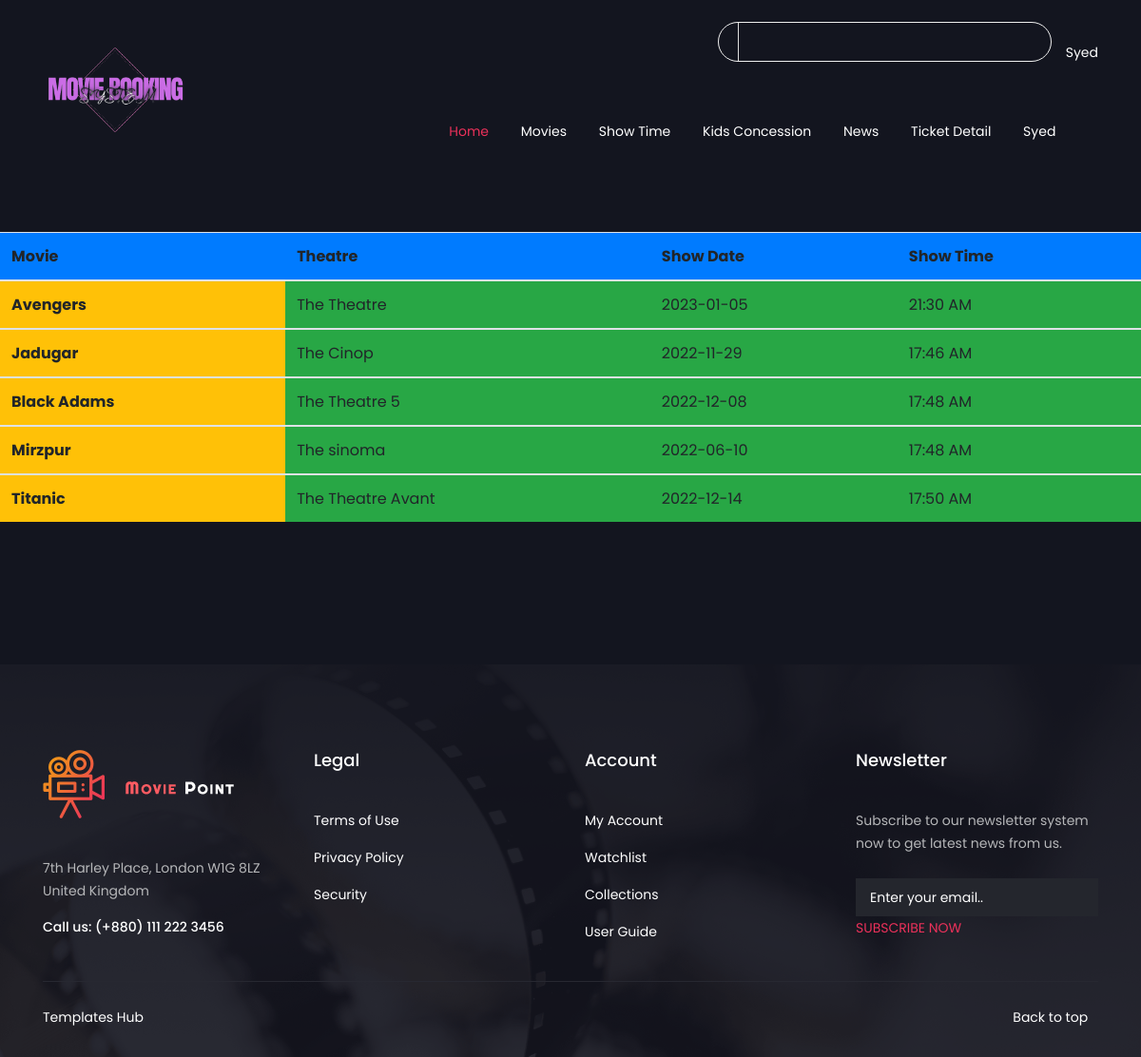
The app's page /show_time.php?email=syedateeb@gmail.com (signed in) with its own data.
### tables this page shows
CREATE TABLE `visitors` (
  `visitors_id` int(255) NOT NULL,
  `visitors_name` varchar(255) NOT NULL,
  `visitors_email` varchar(255) NOT NULL,
  `visitors_number` int(255) NOT NULL,
  `visitors_password` varchar(255) NOT NULL
);

CREATE TABLE `movies` (
  `movie_id` int(255) NOT NULL,
  `movie_name` varchar(255) NOT NULL,
  `movie_trailer` varchar(255) NOT NULL,
  `ticket_price` int(255) NOT NULL,
  `movie_date` date NOT NULL,
  `movie_pic` varchar(255) NOT NULL,
  `movie_time` varchar(255) NOT NULL,
  `movie_cinema` varchar(255) NOT NULL,
  `movie_star` varchar(255) NOT NULL
);

### show_time.php (the view, shortened to what this page needs)
<?php
include 'database.php';
$email = $_GET['email'];
$query = "SELECT * from visitors where visitors_email = '$email'";
$res = mysqli_query($conn,$query);
$data = mysqli_fetch_array($res);
?>
<html lang="zxx">
<head>
		<link rel="stylesheet" href="https://cdn.jsdelivr.net/npm/bootstrap@4.4.1/dist/css/bootstrap.min.css">
		<link rel="stylesheet" type="text/css" href="assets/css/bootstrap.min.css" media="all" />
		<link rel="stylesheet" type="text/css" href="assets/css/slicknav.min.css" media="all" />
		<link rel="stylesheet" type="text/css" href="assets/css/icofont.css" media="all" />
		<link rel="stylesheet" type="text/css" href="assets/css/owl.carousel.css">
		<link rel="stylesheet" type="text/css" href="assets/css/magnific-popup.css">
		<link rel="stylesheet" type="text/css" href="assets/css/style.css" media="all" />
		<link rel="stylesheet" type="text/css" href="assets/css/responsive.css" media="all" />
	</head>
		<header class="header">
			<div class="container">
				<div class="header-area">
					<div class="logo">
					<a href=""><img src="assets/img/mobo.png" alt="logo" /></a>
					</div>
					<div class="header-right">
						<form action="#" >
							<input type="text"  />
							<button disabled ><i  class="icofont icofont-search"></i></button>
						</form>
						<ul>
							<li><a href="#"><?php echo $data['visitors_name']; ?></a></li>
						</ul>
					</div>
					<div class="menu-area">
					    <div class="mainmenu">
						<ul id="primary-menu">
                                <li><a class="active" href="visitors_home.php?email=<?php echo $_GET['email'];?>">Home</a></li>
                                <li><a href="visitors_movie.php?email=<?php echo $_GET['email'];?>">Movies</a></li>
                                <li><a href="show_time.php?email=<?php echo $_GET['email'];?>">Show Time</a></li>
                                <li><a href="kids_concession.php?email=<?php echo $_GET['email'];?>">Kids Concession</a></li>
                                <li><a href="blog.php?email=<?php echo $_GET['email'];?>">News</a></li>
								<li><a href="tickets.php?email=<?php echo $_GET['email'];?>">Ticket Detail</a></li>
								<li><a href="#"><?php echo $data['visitors_name'];?><i class="icofont icofont-simple-down"></i></a>
								</li>
                            </ul>
					    </div>
					</div>
				</div>
			</div>
		</header>
		<br>
		<br>
		<br>
		<br>
		<br>
		<br>
        <table  class="table table-hover">
  <thead>
    <tr class="bg-primary">
      <th scope="col">Movie</th>
      <th scope="col">Theatre</th>
      <th scope="col">Show Date</th>
      <th scope="col">Show Time</th>
    </tr>
  </thead>
  <tbody>
  <?php
include 'database.php';
$sql = "SELECT * FROM movies";
$query = mysqli_query($conn,$sql);
while($arr = mysqli_fetch_array($query))
{
?>
    <tr>
      <th class="bg-warning"scope="row"><?php echo $arr['movie_name'] ?></th>
      <td class="bg-success"><?php echo $arr['movie_cinema'] ?></td>
      <td class="bg-success"><?php echo $arr['movie_date'] ?></td>
      <td class="bg-success"><?php echo $arr['movie_time']." AM" ?></td>
    </tr>
  </tbody>
  <?php
}
?>
</table>
		<footer class="footer">
			<div class="container">
				<div class="row">
                    <div class="col-lg-3 col-sm-6">
						<div class="widget">
							<img src="assets/img/logo.png" alt="about" />
							<p>7th Harley Place, London W1G 8LZ United Kingdom</p>
							<h6><span>Call us: </span>(+880) 111 222 3456</h6>
						</div>
                    </div>
                    <div class="col-lg-3 col-sm-6">
						<div class="widget">
							<h4>Legal</h4>
							<ul>
								<li><a href="#">Terms of Use</a></li>
								<li><a href="#">Privacy Policy</a></li>
								<li><a href="#">Security</a></li>
							</ul>
						</div>
                    </div>
                    <div class="col-lg-3 col-sm-6">
						<div class="widget">
							<h4>Account</h4>
							<ul>
								<li><a href="#">My Account</a></li>
								<li><a href="#">Watchlist</a></li>
								<li><a href="#">Collections</a></li>
								<li><a href="#">User Guide</a></li>
							</ul>
						</div>
                    </div>
                    <div class="col-lg-3 col-sm-6">
						<div class="widget">
							<h4>Newsletter</h4>
							<p>Subscribe to our newsletter system now to get latest news from us.</p>
							<form action="#">
								<input type="text" placeholder="Enter your email.."/>
								<button>SUBSCRIBE NOW</button>
							</form>
						</div>
                    </div>
				</div>
				<hr />
			</div>
			<div class="copyright">
				<div class="container">
					<div class="row">
						<div class="col-lg-6 text-center text-lg-left">
							<div class="copyright-content">
								<p><a target="_blank" href="https://www.templateshub.net">Templates Hub</a></p>
							</div>
						</div>
						<div class="col-lg-6 text-center text-lg-right">
							<div class="copyright-content">
								<a href="#" class="scrollToTop">
									Back to top<i class="icofont icofont-arrow-up"></i>
								</a>
							</div>
						</div>
					</div>
				</div>
			</div>
		</footer>
	</body>
</html>

### assets/css/style.css (style rules this page uses)
h1, h2, h3, h4, h5, h6 { font-weight: 500; color: #fff; }
h1, h2, h3, h4, h5, h6, p { margin: 0px; }
h4 { font-size: 18px; }
h6 { font-size: 14px; }
a { transition: 0.6s; }
a, a:hover { color: #fff; }
img { max-width: 100%; height: auto; }
a, a:hover, a:focus, a:active, button:focus { text-decoration: none; border: none; outline: 0; }
ul { list-style: none; margin: 0; padding: 0; }
button { cursor: pointer; }
input[type="text"], input[type="submit"], button[type="submit"], input[type="email"], input[type="url"], input[type="tel"], input[type="search"], input[type="password"], input[type="number"], textarea { background: #24262d; width: 100%; padding: 8px 15px; border: none; }
textarea, input, textarea::-webkit-input-placeholder , input::-webkit-input-placeholder { color: #fff; }
.header { padding: 18px 0; position: absolute; top: 0; left: 0; width: 100%; z-index: 99; }
.header-area { display: grid; grid-template-rows: repeat(2,1fr); grid-template-columns: repeat(12,1fr); align-items: center; grid-gap: 20px; }
.logo { grid-column: span 2; grid-row: span 2; padding-right: 15px; }
.header-right { grid-column: span 10; text-align: right; display: flex; align-items: center; }
.menu-area { grid-column: span 10; }
.mainmenu { text-align: right; }
.mainmenu li { display: inline-block; position: relative; }
.mainmenu li a:not(.theme-btn) { display: inline-block; margin-right: 30px; padding: 3px 0; }
.mainmenu { display: block; }
.mainmenu li a.active, .mainmenu li a:hover { color: #eb315a; }
.header-right form { display: flex; max-width: 380px; border: 1px solid #eee; border-radius: 30px; margin-left: auto; }
.header-right form button { background: transparent; color: #fff; border: none; padding-right: 10px; }
.header-right form input { width: auto; background: transparent; color: #fff; border: none; margin: 0; border-left: 1px solid #ddd; margin-left: 20px; }
.header-right ul li { padding: 8px 0 0; margin-left: 15px; display: inline-block; }
hr { margin: 0; border-top: 1px solid #ddd; }
.footer { background: url('../img/footer-bg.png') no-repeat bottom center / cover; position: relative; padding: 90px 0 30px; }
.footer::before { position: absolute; background: #13151f; top: 0; left: 0; content: ""; width: 100%; height: 100%; opacity: 0.9; }
.widget h4,.widget img { margin-bottom: 40px; }
.widget ul li { margin-top: 15px; }
.widget h6 { margin-top: 18px; }
.widget { margin-bottom: 40px; }
.widget button { background: transparent; color: #eb315a; border: none; padding: 0; }
.widget form { margin-top: 25px; }
.copyright { padding-top: 25px; }

### show_time.php (style rules this page uses)
.footer { margin-top:150px; }
table { margin-top:100px; }

### records on screen
visitors: visitors_name "Syed"
movies: movie_name "Avengers", movie_cinema "The Theatre", movie_date "2023-01-05", movie_time "21:30"
movies: movie_name "Jadugar", movie_cinema "The Cinop", movie_date "2022-11-29", movie_time "17:46"
movies: movie_name "Black Adams", movie_cinema "The Theatre 5", movie_date "2022-12-08", movie_time "17:48"
movies: movie_name "Mirzpur", movie_cinema "The sinoma", movie_date "2022-06-10", movie_time "17:48"
movies: movie_name "Titanic", movie_cinema "The Theatre Avant", movie_date "2022-12-14", movie_time "17:50"
